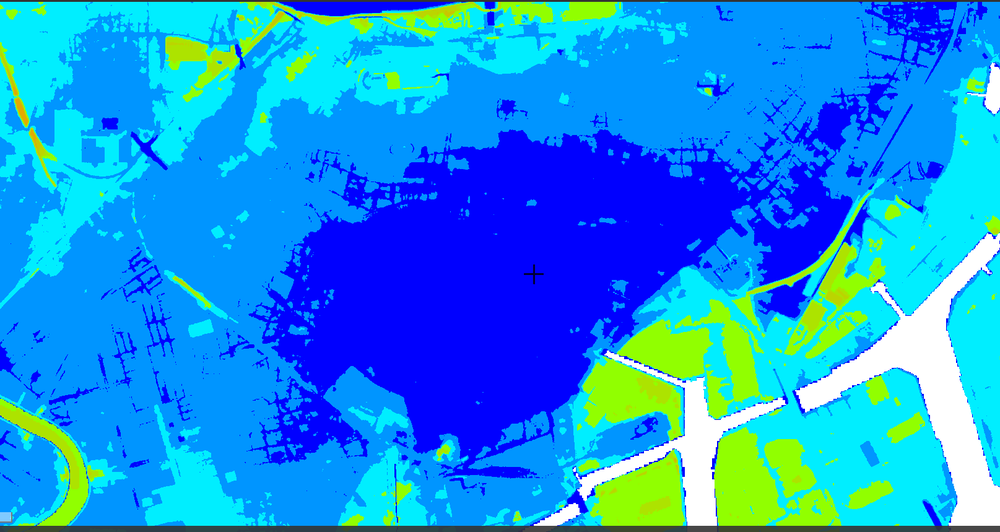
#> input picture 250520/0521_test.png, 1000 x 532 px, shrunk from 1615 x 859 before the run, found by its file name
$ python opencv_count_2.py
#> lines starting #> are read from the running program, lines starting #| are printed output that depends on the picture; after the words box and inside, x2 and y2 are one past the last pixel; in counts of white or black regions, pixels touching at a corner belong together
import cv2
import numpy as np
import os

# 入力画像ファイル（Windows形式のパスに修正）
# 現在のフォルダ内または適切なパスを指定してください
image_path = 'C:\\Users\\USER\\Desktop\\4color\\250520\\0521_test.png'  # Windowsパス形式

# 画像が存在するか確認
if not os.path.exists(image_path):
    print(f"画像ファイルが見つかりません: {image_path}")
    print("現在の作業ディレクトリ:", os.getcwd())
    exit()

# 画像を読み込む（BGR）
image = cv2.imread(image_path)
#> image is the input picture: shape (532, 1000, 3); mean B, G, R 230.5, 146.3, 24.6
if image is None:
    print("画像の読み込みに失敗しました")
    exit()

# BGR → HSV に変換
hsv = cv2.cvtColor(image, cv2.COLOR_BGR2HSV)
#> hsv: shape (532, 1000, 3); mean H, S, V 94.7, 240.4, 251.4

# RGB(0, 0, 255) → BGR(255, 0, 0) → HSV ≒ (120, 255, 255)
target_hue = 120  # 青のH値
lower_bound = np.array([target_hue - 5, 200, 200])
upper_bound = np.array([target_hue + 5, 255, 255])

# 指定色の範囲でマスク作成
mask = cv2.inRange(hsv, lower_bound, upper_bound)
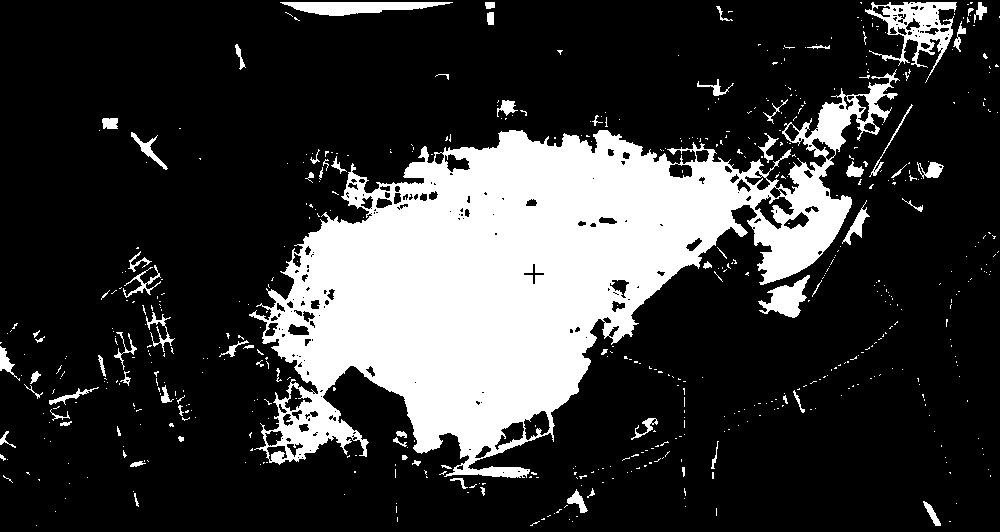
#> mask: shape (532, 1000); 22.2% white; 587 white regions (511 under 20 px)

# 輪郭検出
contours, _ = cv2.findContours(mask, cv2.RETR_EXTERNAL, cv2.CHAIN_APPROX_SIMPLE)
#> contours = 580 contours, 533 with area under 20; largest, box (x1, y1, x2, y2) and area: (249, 69, 900, 478) 110072, (865, 2, 957, 83) 2706, (280, 2, 453, 16) 1320, (758, 275, 810, 318) 952, (842, 200, 870, 245) 266

# 面積閾値（例えば100ピクセル未満は除外）
area_threshold = 100

# 大きい輪郭だけ抽出
filtered_contours = [cnt for cnt in contours if cv2.contourArea(cnt) >= area_threshold]
#> filtered_contours = 18 contours; largest, box (x1, y1, x2, y2) and area: (249, 69, 900, 478) 110072, (865, 2, 957, 83) 2706, (280, 2, 453, 16) 1320, (758, 275, 810, 318) 952, (842, 200, 870, 245) 266

# 領域の個数を出力
print(f"RGB(0,0,255) に近い色の大きな領域数: {len(filtered_contours)}")
#| RGB(0,0,255) に近い色の大きな領域数: 18

# 元画像に枠を描画
output_image = image.copy()
cv2.drawContours(output_image, filtered_contours, -1, (0, 255, 255), 2)
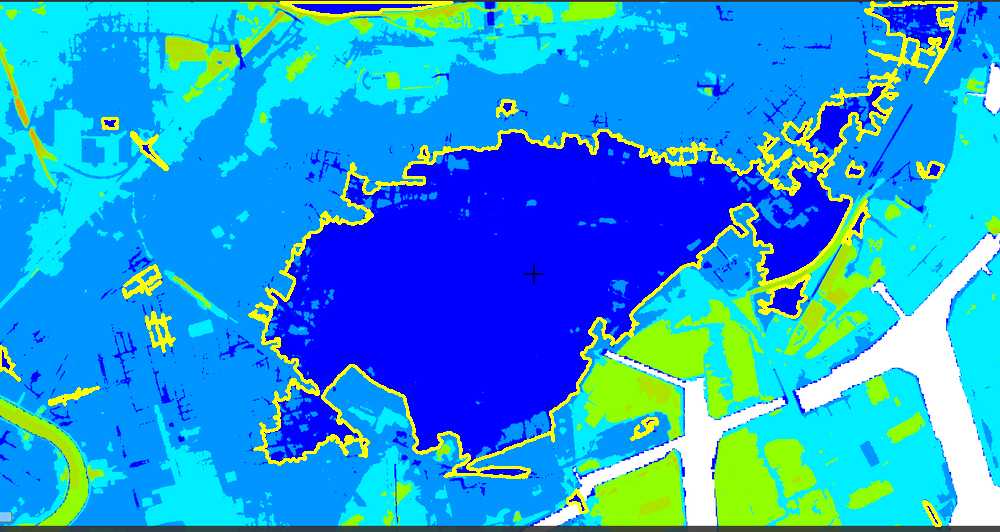
#> output_image: shape (532, 1000, 3); 4.17% of pixels changed, all inside (x1, y1, x2, y2) = (0, 1, 958, 527)

# 画像の保存
cv2.imwrite('output_contours_2.png', output_image)
cv2.imwrite('output_mask_2.png', mask)
print("出力画像を保存しました：output_contours_2.png, output_mask_2.png")

# 結果を表示
cv2.imshow('Original + Contours', output_image)
cv2.imshow('Mask', mask)
cv2.waitKey(0)
cv2.destroyAllWindows()
